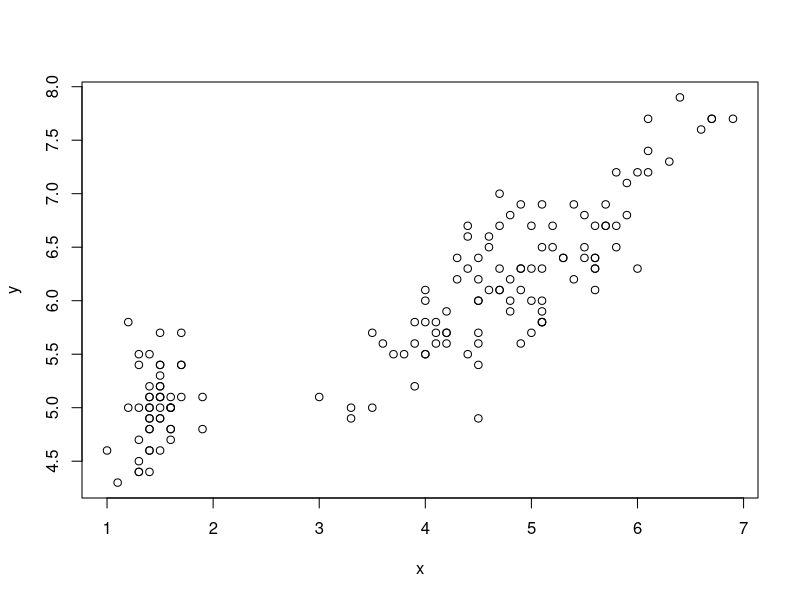

Reproduce this figure in R. (Note: this script raises an error after producing the figure.)
#Codigo para problema 2.

mis_dades = iris
iris

y = mis_dades$Sepal.Length
y

x = mis_dades$Petal.Length
x

plot(x,y)

xbar = mean(x)
xbar
ybar = mean(y)
ybar
#pendiente (m)
m = sum((x-xbar)*(y-ybar))/sum((x-xbar)^2)
m
b = ybar - m*xbar
b

#petal.length = 1.5
m*1.5+b

mod = lm(y~x)

data.frame(x=x)

ypredicted = predict(mod, data.frame(x=x))

plot(x, ypredicted, type="1")
points(x, y)

plot(x, y, pch=16, col("red"))
lines(x, ypredicted)

rsq = sum((ypredicted-ybar)^2)/sum((y-ybar)^2)

summary(mod) #multiple R-squared = rsq (minims cuadrats)

sqrt(rsq)
cor.test(x,y)
